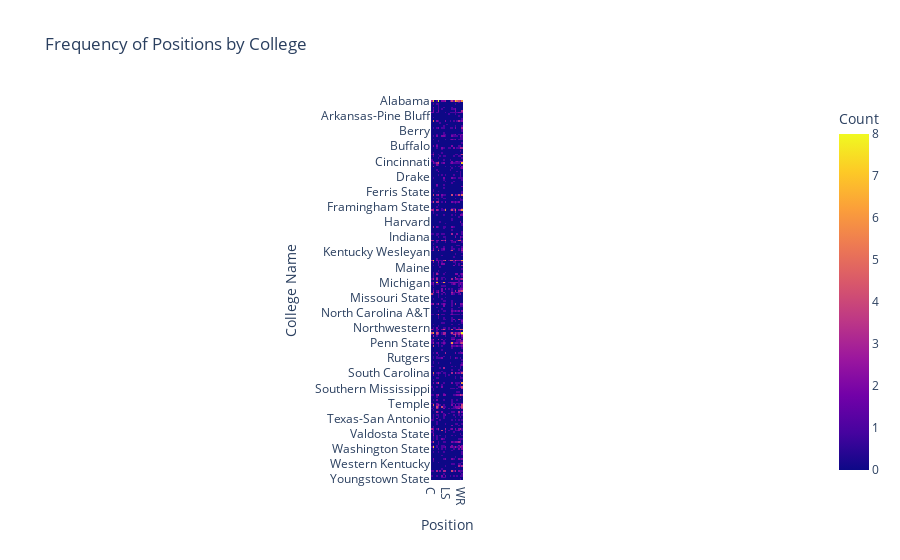

The notebook cell saved with this chart:
### Markdown cell above
### Different colleges specialize in producing different talents. This is due to the college's coaching staff, and reputation for developing certain types of players. Let's find out which college has produced which type of player the most.

### Code cell
pivot_table = players_df.groupby(['collegeName', 'position']).size().unstack(fill_value=0)

# Generate a heatmap
fig = px.imshow(pivot_table, 
                labels=dict(x="Position", y="College Name", color="Count"),
                x=pivot_table.columns, 
                y=pivot_table.index,
                title="Frequency of Positions by College")

fig.update_xaxes(title="Position")
fig.update_yaxes(title="College Name")

fig.show()

### Figure 1 — Plotly figure (JSON) as saved in the notebook; plotly's stock layout.template omitted (floating-point values rounded to 4 significant figures; data arrays with more than 128 entries replaced by an {"elided": "..."} marker saying what was removed)
{"data": [{"coloraxis": "coloraxis", "hovertemplate": "Position: %{x}<br>College Name: %{y}<br>Count: %{z}<extra></extra>", "name": "0", "type": "heatmap", "x": ["C", "CB", "DB", "DE", "DT", "FB", "FS", "G", "ILB", "LS", "MLB", "NT", "OLB", "QB", "RB", "SS", "T", "TE", "WR"], "xaxis": "x", "y": {"elided": "226 str values"}, "yaxis": "y", "z": {"elided": "226x19 int values"}}], "layout": {"coloraxis": {"colorbar": {"title": {"text": "Count"}}, "colorscale": [[0, "#0d0887"], [0.1111, "#46039f"], [0.2222, "#7201a8"], [0.3333, "#9c179e"], [0.4444, "#bd3786"], [0.5556, "#d8576b"], [0.6667, "#ed7953"], [0.7778, "#fb9f3a"], [0.8889, "#fdca26"], [1, "#f0f921"]]}, "title": {"text": "Frequency of Positions by College"}, "xaxis": {"anchor": "y", "constrain": "domain", "domain": [0, 1], "scaleanchor": "y", "title": {"text": "Position"}}, "yaxis": {"anchor": "x", "autorange": "reversed", "constrain": "domain", "domain": [0, 1], "title": {"text": "College Name"}}}}
